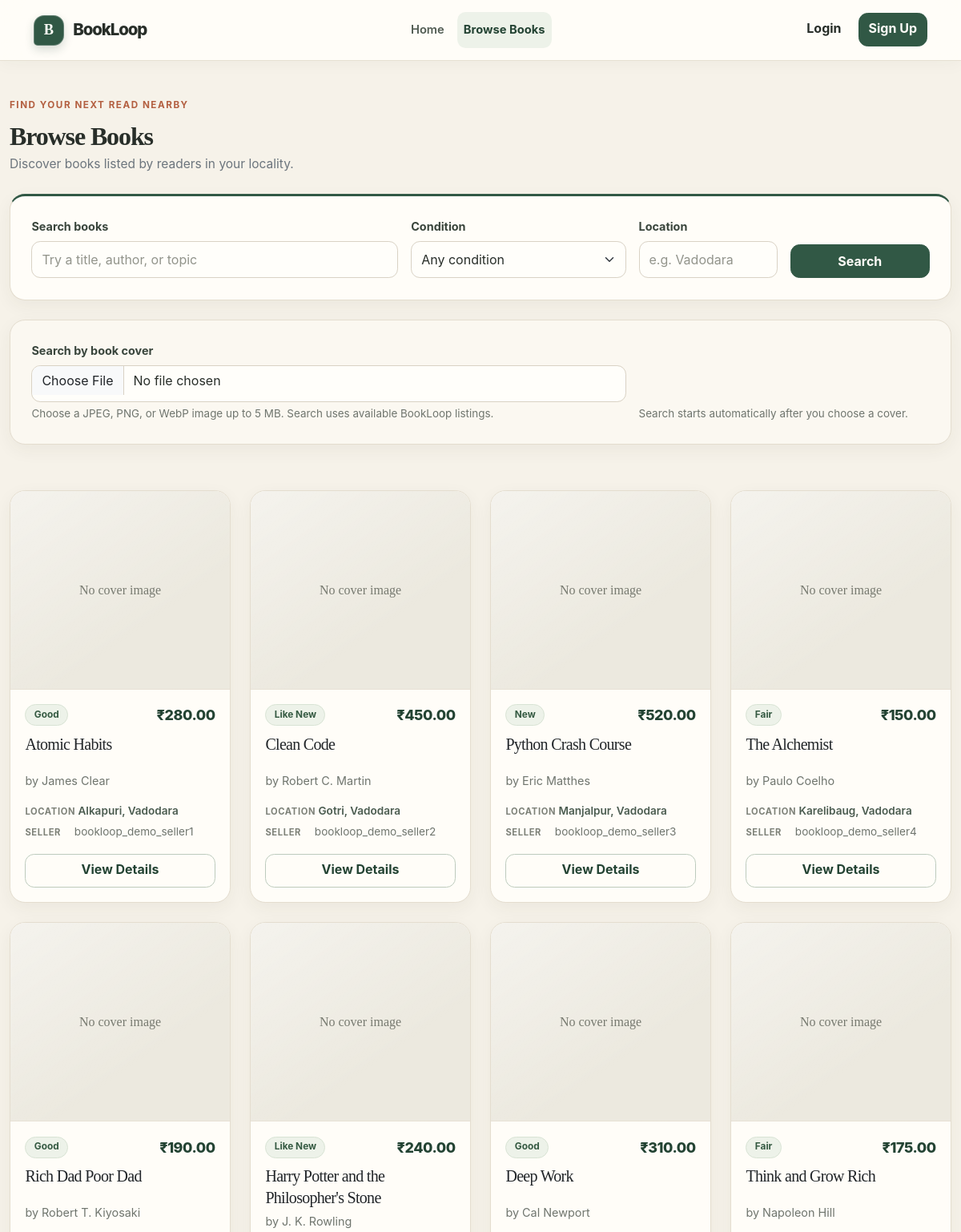
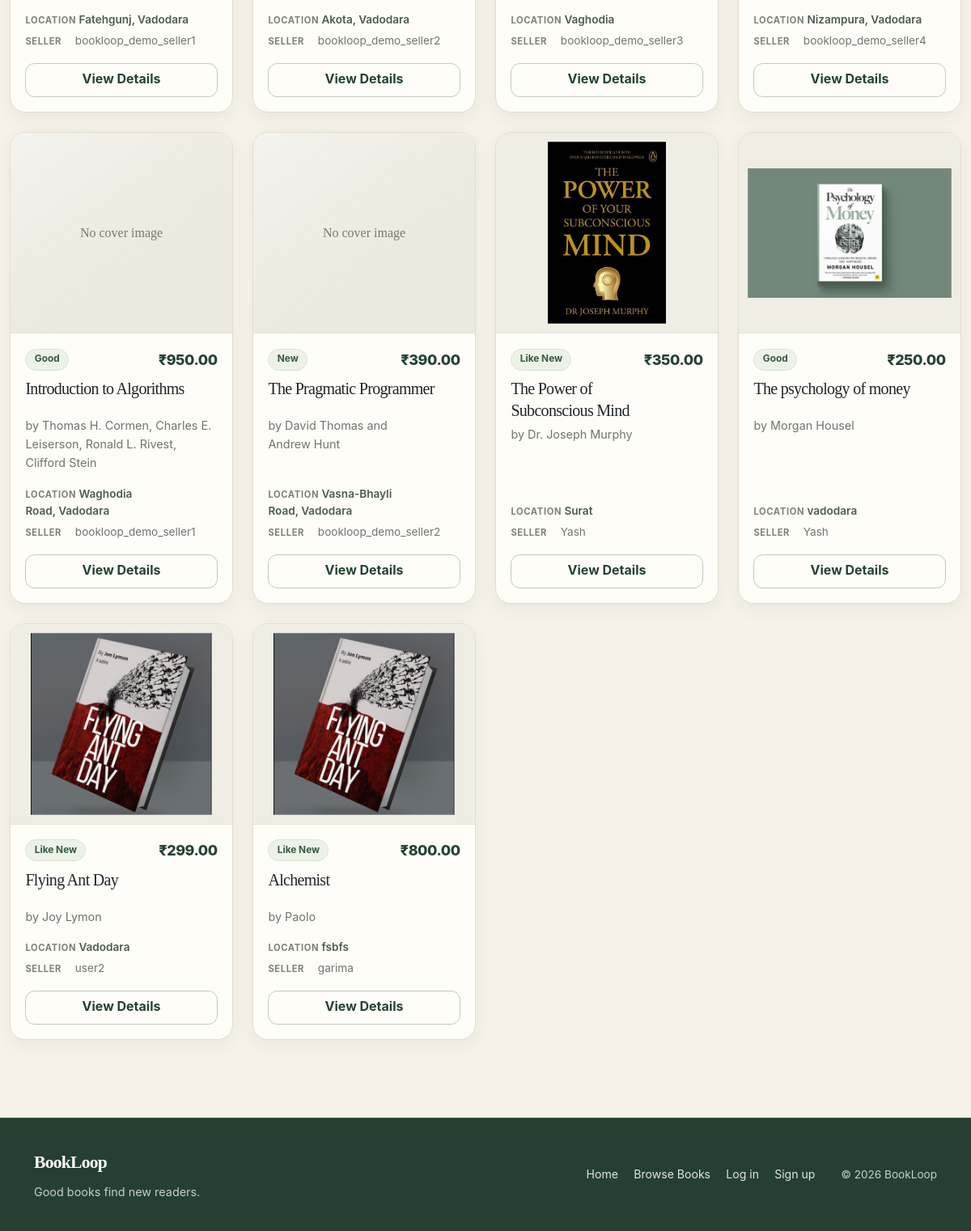
The page /books/ on the database its author committed (2 pictures, top to bottom).
### apps/books/models.py (models this page shows, shortened)
class BookListing(models.Model):
    class Condition(models.TextChoices):
        NEW = 'New', 'New'
        LIKE_NEW = 'Like New', 'Like New'
        GOOD = 'Good', 'Good'
        FAIR = 'Fair', 'Fair'
    seller = models.ForeignKey(
        settings.AUTH_USER_MODEL,
        on_delete=models.CASCADE,
        related_name='book_listings',
    )
    title = models.CharField(max_length=200)
    author = models.CharField(max_length=200)
    description = models.TextField(blank=True)
    search_embedding = models.JSONField(default=list, blank=True)
    image_embedding = models.JSONField(default=list, blank=True)
    price = models.DecimalField(max_digits=10, decimal_places=2)
    condition = models.CharField(max_length=10, choices=Condition.choices)
    location = models.CharField(max_length=100)
    image = models.ImageField(upload_to='books/', blank=True)
    is_available = models.BooleanField(default=True)
    created_at = models.DateTimeField(auto_now_add=True)

### apps/books/views.py (the view)
# urls.py: path('', views.listing_list, name='listing_list'),
def listing_list(request):
    return render(request, 'books/list.html', _listing_context(request))

### templates/books/list.html (shortened to what this page needs)
{% extends 'base.html' %}
{% block content %}
<section class="mb-4">
    <div class="d-flex flex-column flex-md-row justify-content-between align-items-md-end gap-3 mb-4">
        <div>
            <span class="eyebrow">Find your next read nearby</span>
            <h1 class="h2 fw-bold mb-1">Browse Books</h1>
            <p class="text-secondary mb-0">Discover books listed by readers in your locality.</p>
        </div>
    </div>
    <form id="book-search-form" method="get" action="{% url 'books:listing_list' %}" class="browse-filters card card-body mb-4">
        <div class="row g-3 align-items-end">
            <div class="col-12 col-md-6 col-lg-5">
                <label class="form-label" for="book-search">Search books</label>
                <input class="form-control" id="book-search" type="search" name="q" value="{{ search_query }}" placeholder="Try a title, author, or topic">
            </div>
            <div class="col-6 col-md-3 col-lg-3">
                <label class="form-label" for="condition-filter">Condition</label>
                <select class="form-select" id="condition-filter" name="condition">
                    <option value="">Any condition</option>
                </select>
            </div>
            <div class="col-6 col-md-3 col-lg-2">
                <label class="form-label" for="location-filter">Location</label>
                <input class="form-control" id="location-filter" type="text" name="location" value="{{ selected_location }}" placeholder="e.g. Vadodara">
            </div>
            <div class="col-12 col-lg-2 d-flex gap-2">
                <button class="btn btn-brand flex-grow-1" type="submit">Search</button>
            </div>
        </div>
    </form>
    <form id="book-image-search-form" method="post" action="{% url 'books:image_search' %}" class="browse-filters card card-body mb-4">
        <div class="row g-3 align-items-end">
            <div class="col-12 col-md-8">
                <label class="form-label" for="book-image-search">Search by book cover</label>
                <input class="form-control" id="book-image-search" type="file" name="image" accept="image/*" required>
                <div class="form-text">Choose a JPEG, PNG, or WebP image up to 5 MB. Search uses available BookLoop listings.</div>
            </div>
            <div class="col-12 col-md-4">
                <p class="form-text mb-0">Search starts automatically after you choose a cover.</p>
            </div>
        </div>
    </form>
    <p id="book-search-status" class="small text-secondary" role="status" aria-live="polite"></p>
    <div id="book-results" data-search-url="{% url 'books:search' %}" data-image-search-url="{% url 'books:image_search' %}" aria-busy="false">
        {% include 'books/_results.html' %}
    </div>
</section>
{% endblock %}

### templates/books/_results.html
{% if books %}
    <div class="row row-cols-1 row-cols-sm-2 row-cols-lg-3 row-cols-xl-4 g-4">
        {% for book in books %}
            <div class="col">
                <article class="card book-card h-100">
                    {% if book.image %}
                        <img src="{{ book.image.url }}" class="card-img-top book-card-image" alt="Cover of {{ book.title }}">
                    {% else %}
                        <div class="book-card-image book-card-image-empty" aria-label="No cover image available">
                            <span>No cover image</span>
                        </div>
                    {% endif %}
                    <div class="card-body d-flex flex-column">
                        <div class="d-flex justify-content-between align-items-start gap-2 mb-2">
                            <span class="badge condition-badge">{{ book.get_condition_display }}</span>
                            <span class="book-price">₹{{ book.price|floatformat:2 }}</span>
                        </div>
                        <h2 class="card-title h5 mb-1">{{ book.title }}</h2>
                        <p class="book-card-author mb-3">by {{ book.author }}</p>
                        <div class="book-card-details small text-secondary mt-auto">
                            <p class="book-card-location mb-1"><span class="detail-label">Location</span> {{ book.location }}</p>
                            <p class="book-card-seller mb-3"><span class="detail-label">Seller</span> {{ book.seller.username }}</p>
                        </div>
                        <a class="btn btn-outline-brand w-100" href="{% url 'books:detail' book.pk %}">View Details</a>
                    </div>
                </article>
            </div>
        {% endfor %}
    </div>
{% else %}
    <div class="empty-books text-center py-5 px-3">
        <div class="empty-books-icon" aria-hidden="true">⌕</div>
        <h2 class="h4">No books found</h2>
        <p class="text-secondary mb-3">Try another title, condition, or location.</p>
    </div>
{% endif %}

### static/css/style.css (style rules this page uses)
:root { color-scheme: light; --loop-paper: #f6f2e9; --loop-paper-deep: #eee8dc; --loop-surface: #fffdf8; --loop-ink: #282e29; --loop-muted: #6f756e; --loop-forest: #315845; --loop-forest-deep: #234333; --loop-clay: #b35f40; --loop-clay-dark: #91482f; --loop-line: #e4ddcf; --loop-soft-green: #edf2e9; --loop-soft-clay: #f5e9df; --loop-radius: 1.2rem; --loop-shadow: 0 18px 45px rgba(50, 47, 38, 0.08); --loop-shadow-soft: 0 7px 22px rgba(50, 47, 38, 0.055); }
* { min-width: 0; }
html { scroll-behavior: smooth; background: var(--loop-paper); }
body { display: flex; min-height: 100vh; flex-direction: column; background: var(--loop-paper); color: var(--loop-ink); font-family: Inter, ui-sans-serif, system-ui, -apple-system, "Segoe UI", sans-serif; font-size: 0.97rem; line-height: 1.6; -webkit-font-smoothing: antialiased; }
h1, h2, h3, h4, h5, h6 { color: var(--loop-ink); font-family: Georgia, "Times New Roman", serif; font-weight: 600; letter-spacing: -0.035em; line-height: 1.18; text-wrap: balance; }
p { text-wrap: pretty; }
a { color: var(--loop-forest); text-underline-offset: 0.2em; }
.btn { min-height: 42px; border-radius: 0.72rem; font-weight: 650; transition: transform 150ms ease, box-shadow 150ms ease, background-color 150ms ease; }
.btn-brand { border-color: var(--loop-forest); background: var(--loop-forest); color: #fffdf8; }
.btn-outline-brand { border-color: #bdcbbd; background: transparent; color: var(--loop-forest-deep); }
.form-control, .form-select { min-height: 46px; border-color: #d9d2c5; border-radius: 0.7rem; background-color: #fffefa; color: var(--loop-ink); }
.form-control::placeholder { color: #92948b; }
.form-label { margin-bottom: 0.45rem; color: #39453c; font-size: 0.9rem; font-weight: 680; }
.form-text { color: var(--loop-muted); font-size: 0.84rem; }
.eyebrow { display: inline-block; margin-bottom: 0.7rem; color: var(--loop-clay); font-size: 0.73rem; font-weight: 750; letter-spacing: 0.13em; line-height: 1.4; text-transform: uppercase; }
.browse-filters { padding: clamp(1.1rem, 2.8vw, 1.65rem); border: 1px solid var(--loop-line); border-radius: var(--loop-radius); background: var(--loop-surface); box-shadow: var(--loop-shadow-soft); }
#book-search-form { border-top: 3px solid var(--loop-forest); }
#book-image-search-form { background: #fbf8f1; }
#book-search-status { min-height: 1.5rem; margin: 0 0 0.55rem; color: var(--loop-muted) !important; }
.book-card { height: 100%; overflow: hidden; border: 1px solid var(--loop-line); border-radius: var(--loop-radius); background: var(--loop-surface); box-shadow: var(--loop-shadow-soft); transition: transform 170ms ease, box-shadow 170ms ease, border-color 170ms ease; }
.book-card-image { display: grid; width: 100%; height: 248px; place-items: center; border-bottom: 1px solid rgba(228, 221, 207, 0.75); background: #f0ede4; object-fit: contain; padding: 0.7rem; }
.book-card-image-empty { background: linear-gradient(145deg, rgba(255, 255, 255, 0.45), transparent 65%), #ece9df; color: #777a70; font-family: Georgia, "Times New Roman", serif; font-size: 1rem; }
.book-card .card-body { padding: 1.15rem; }
.book-card .card-title { display: -webkit-box; overflow: hidden; min-height: 2.7rem; -webkit-box-orient: vertical; -webkit-line-clamp: 2; line-height: 1.35; }
.book-card-author { color: var(--loop-muted); font-size: 0.9rem; }
.book-price { color: var(--loop-forest-deep); font-size: 1.12rem; font-weight: 760; letter-spacing: -0.025em; white-space: nowrap; }
.condition-badge, .location-badge { display: inline-flex; align-items: center; min-height: 27px; padding: 0.33rem 0.65rem; border: 1px solid #d8e3d4; border-radius: 999px; background: var(--loop-soft-green); color: #355a42; font-size: 0.74rem; font-weight: 680; }
.book-card-location { color: #4b5c50; font-weight: 600; overflow-wrap: anywhere; }
.book-card-seller { color: var(--loop-muted); overflow-wrap: anywhere; }
.detail-label { display: inline-block; min-width: 3.6rem; color: #7d8178; font-size: 0.7rem; font-weight: 750; letter-spacing: 0.055em; text-transform: uppercase; }

### rows shown on the page
BookListing: image "No cover image", condition "Good", price "280.00", title "Atomic Habits", author "James Clear", location "Alkapuri, Vadodara", seller.username "bookloop_demo_seller1"
BookListing: image "No cover image", condition "Like New", price "450.00", title "Clean Code", author "Robert C. Martin", location "Gotri, Vadodara", seller.username "bookloop_demo_seller2"
BookListing: image "No cover image", condition "New", price "520.00", title "Python Crash Course", author "Eric Matthes", location "Manjalpur, Vadodara", seller.username "bookloop_demo_seller3"
BookListing: image "No cover image", condition "Fair", price "150.00", title "The Alchemist", author "Paulo Coelho", location "Karelibaug, Vadodara", seller.username "bookloop_demo_seller4"
BookListing: image "No cover image", condition "Good", price "190.00", title "Rich Dad Poor Dad", author "Robert T. Kiyosaki", location "Fatehgunj, Vadodara", seller.username "bookloop_demo_seller1"
BookListing: image "No cover image", condition "Like New", price "240.00", title "Harry Potter and the Philosopher's Stone", author "J. K. Rowling", location "Akota, Vadodara", seller.username "bookloop_demo_seller2"
BookListing: image "No cover image", condition "Good", price "310.00", title "Deep Work", author "Cal Newport", location "Vaghodia", seller.username "bookloop_demo_seller3"
BookListing: image "No cover image", condition "Fair", price "175.00", title "Think and Grow Rich", author "Napoleon Hill", location "Nizampura, Vadodara", seller.username "bookloop_demo_seller4"
BookListing: image "No cover image", condition "Good", price "950.00", title "Introduction to Algorithms", author "Thomas H. Cormen, Charles E. Leiserson, Ronald L. Rivest, Clifford Stein", location "Waghodia Road, Vadodara", seller.username "bookloop_demo_seller1"
BookListing: image "No cover image", condition "New", price "390.00", title "The Pragmatic Programmer", author "David Thomas and Andrew Hunt", location "Vasna-Bhayli Road, Vadodara", seller.username "bookloop_demo_seller2"
BookListing: image (picture), condition "Like New", price "350.00", title "The Power of Subconscious Mind", author "Dr. Joseph Murphy", location "Surat", seller.username "Yash"
BookListing: image (picture), condition "Good", price "250.00", title "The psychology of money", author "Morgan Housel", location "vadodara", seller.username "Yash"
BookListing: image (picture), condition "Like New", price "299.00", title "Flying Ant Day", author "Joy Lymon", location "Vadodara", seller.username "user2"
BookListing: image (picture), condition "Like New", price "800.00", title "Alchemist", author "Paolo", location "fsbfs", seller.username "garima"
